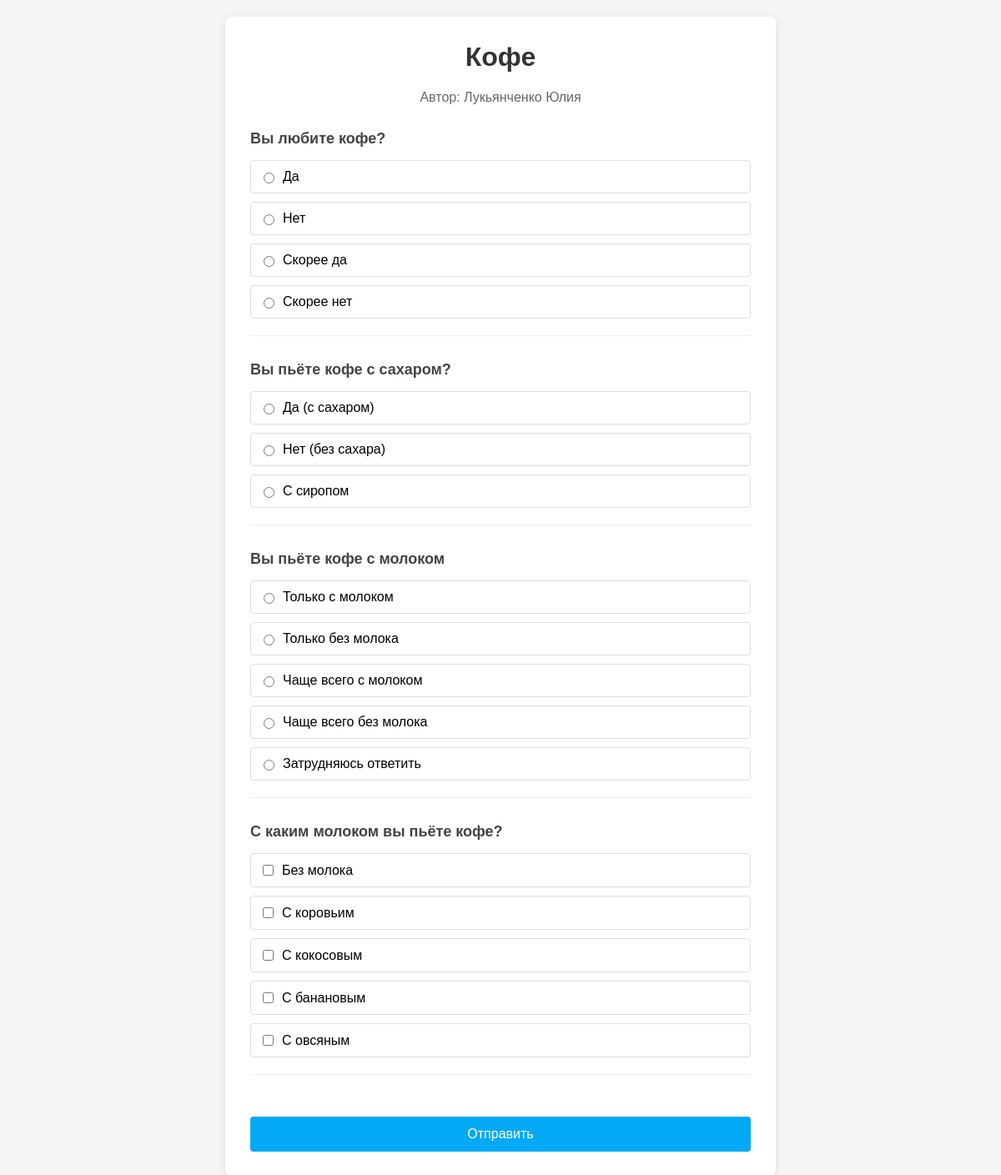
Page /poll/2 on the committed database.
### app.py (models this page shows)
class Poll(db.Model):
    id = db.Column(db.Integer, primary_key=True)
    title = db.Column(db.String(100), nullable=False)
    author = db.Column(db.String(50), nullable=False)
    created_at = db.Column(db.DateTime, default=datetime.utcnow)
    questions = db.relationship('Question', backref='poll', lazy=True, cascade="all, delete-orphan")

class Question(db.Model):
    id = db.Column(db.Integer, primary_key=True)
    text = db.Column(db.String(200), nullable=False)
    multiple = db.Column(db.Boolean, default=False)
    poll_id = db.Column(db.Integer, db.ForeignKey('poll.id'), nullable=False)
    options = db.relationship('Option', backref='question', lazy=True, cascade="all, delete-orphan")

class Option(db.Model):
    id = db.Column(db.Integer, primary_key=True)
    text = db.Column(db.String(100), nullable=False)
    votes = db.Column(db.Integer, default=0)
    question_id = db.Column(db.Integer, db.ForeignKey('question.id'), nullable=False)

### app.py (the view)
@app.route('/poll/<int:poll_id>')
def poll(poll_id):
    poll = get_poll_or_404(poll_id)
    questions_data = []
    for question in poll.questions:
        if not question.options:
            continue
        questions_data.append({
            'id': question.id,
            'text': question.text,
            'multiple': question.multiple,
            'options': {opt.id: {'text': opt.text, 'votes': opt.votes} for opt in question.options}
        })
    if not questions_data:
        abort(404, description="В опросе нет вопросов с вариантами ответа")
    poll_data = {
        'id': poll.id,
        'title': poll.title,
        'author': poll.author,
        'questions': questions_data
    }
    return render_template('poll.html', poll=poll_data)

### app.py (called while the page is built)
def get_poll_or_404(poll_id):
    poll = Poll.query.get(poll_id)
    if not poll:
        abort(404, description="Опрос не найден")
    return poll

### templates/poll.html (shortened to what this page needs)
<!DOCTYPE html>
<html lang="ru">
<head>
    <link rel="stylesheet" href="{{ url_for('static', filename='poll.css') }}">
</head>
<body>
    <div class="container">
        <h1>{{ poll.title }}</h1>
        <p class="author">Автор: {{ poll.author }}</p>
        <form method="POST" action="{{ url_for('submit', poll_id=poll.id) }}">
            {% for question in poll.questions %}
                <div class="question">
                    <p class="question-text">{{ question.text }}</p>
                    <div class="options">
                        {% for option_id, option in question.options.items() %}
                            <div class="option">
                                {% if question.multiple %}
                                    <input type="checkbox"
                                           id="option{{ option_id }}"
                                           name="question_{{ question.id }}_options"
                                           value="{{ option_id }}">
                                {% else %}
                                    <input type="radio"
                                           id="option{{ option_id }}"
                                           name="question_{{ question.id }}_option"
                                           value="{{ option_id }}"
                                           required>
                                {% endif %}
                                <label for="option{{ option_id }}">{{ option.text }}</label>
                            </div>
                        {% endfor %}
                    </div>
                </div>
            {% endfor %}
            <button type="submit" class="submit-button">Отправить</button>
        </form>
    </div>
</body>
</html>

### static/poll.css (style rules this page uses)
body { font-family: Arial, sans-serif; background-color: #f5f5f5; margin: 0; padding: 20px; display: flex; justify-content: center; }
.container { background-color: white; border-radius: 8px; box-shadow: 0 2px 10px rgba(0, 0, 0, 0.1); padding: 30px; width: 100%; max-width: 600px; }
h1 { color: #333; margin-top: 0; text-align: center; }
.author { color: #666; text-align: center; margin-bottom: 30px; }
.question { margin-bottom: 30px; padding-bottom: 20px; border-bottom: 1px solid #eee; }
.question-text { font-size: 18px; font-weight: bold; color: #444; margin-bottom: 15px; }
.options { display: flex; flex-direction: column; gap: 10px; }
.option { display: flex; align-items: center; padding: 10px; border: 1px solid #ddd; border-radius: 4px; transition: background-color 0.2s; }
.option input[type="radio"], .option input[type="checkbox"] { margin-right: 10px; }
.option label { flex-grow: 1; cursor: pointer; }
.submit-button { margin-top: 20px; width: 100%; padding: 12px; background-color: #03A9F4; color: white; border: none; border-radius: 4px; font-size: 16px; cursor: pointer; transition: background-color 0.3s; }

### rows in the picture
Poll: title "Кофе", author "Лукьянченко Юлия"
Question: text "Вы любите кофе?"
Option: text "Да"
Option: text "Нет"
Option: text "Скорее да"
Option: text "Скорее нет"
Question: text "Вы пьёте кофе с сахаром?"
Option: text "Да (с сахаром)"
Option: text "Нет (без сахара)"
Option: text "С сиропом"
Question: text "Вы пьёте кофе с молоком"
Option: text "Только с молоком"
Option: text "Только без молока"
Option: text "Чаще всего с молоком"
Option: text "Чаще всего без молока"
Option: text "Затрудняюсь ответить"
Question: text "С каким молоком вы пьёте кофе?"
Option: text "Без молока"
Option: text "С коровьим"
Option: text "С кокосовым"
Option: text "С банановым"
Option: text "С овсяным"
